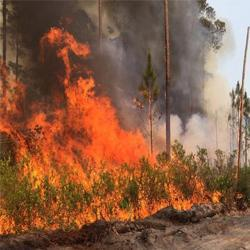
#> input picture fire_detection/0.jpg, 250 x 250 px
$ python -i ColorDetection.py   (imports and definitions only)
#> lines starting #> are read from the running program, lines starting #| are printed output that depends on the picture; after the words box and inside, x2 and y2 are one past the last pixel; in counts of white or black regions, pixels touching at a corner belong together
#> further down, picture is the input picture: shape (250, 250, 3); mean B, G, R 68.2, 93.1, 137.3
import os
import cv2 as cv
import numpy as np
from time import time,sleep
from matplotlib import pyplot as plt

#Color Channel Thresholds - Global
norm_Y_Cb_LB=0.1
norm_Y_Cb_UB=0.4
norm_Cr_Cb_LB=0
norm_Cr_Cb_UB=0.3

# [8 lines left out: function Setup_Parameters, not called in this run]

def Color_Detection(frame):
    #Initialize Fire-Pixel Counter
    pixel=0

    #Initialize Normalization Error/Overflow Counter
    norm_error=0

    #Convert Frame From BGR to YCbCr
    frame_ycbcr=cv.cvtColor(frame,cv.COLOR_BGR2YCR_CB)
#> frame_ycbcr: shape (250, 250, 3); mean of channels 0, 1, 2 103.5, 152.2, 108.1

    #Initialize Zero-Filled Mask Of Frame Size
    mask=np.zeros(([frame_ycbcr.shape[0],frame_ycbcr.shape[1]]))

    #Splitting All Channels
    Y,Cr,Cb=cv.split(frame_ycbcr)
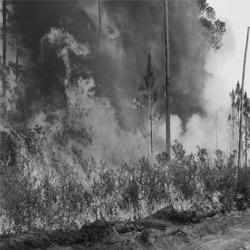
#> Y: shape (250, 250); min 4, max 251, mean 103.5
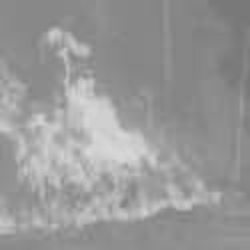
#> Cr: shape (250, 250); min 119, max 216, mean 152.2
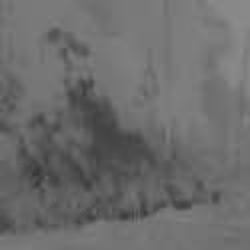
#> Cb: shape (250, 250); min 55, max 140, mean 108.1


    #Calculating Min and Max Bounds Of Each Rule
    #Y_Cb_min=np.min(Y-Cb)
    #Y_Cb_max=np.max(Y-Cb)
    Cr_Cb_min=np.min(Cr-Cb)
#> Cr_Cb_min = 0
    Cr_Cb_max=np.max(Cr-Cb)
#> Cr_Cb_max = 255

    #Iterate Through Each Pixel
    for x in range(frame_ycbcr.shape[1]):
        for y in range(frame_ycbcr.shape[0]):

            #Check Basic Rule
            if frame_ycbcr[y][x][0]>frame_ycbcr[y][x][2] and frame_ycbcr[y][x][1]>frame_ycbcr[y][x][2]:
                #Y_Cb=frame_ycbcr[y][x][0]-frame_ycbcr[y][x][2]
                Cr_Cb=frame_ycbcr[y][x][1]-frame_ycbcr[y][x][2]

                #Perform Normalization To Range [-1,1]
                #norm_Y_Cb=(2*((Y_Cb-Y_Cb_min)/(Y_Cb_max-Y_Cb_min)))-1
                norm_Cr_Cb=(2*((Cr_Cb-Cr_Cb_min)/(Cr_Cb_max-Cr_Cb_min)))-1

                if abs(norm_Cr_Cb)>=norm_Cr_Cb_LB and abs(norm_Cr_Cb)<=norm_Cr_Cb_UB: #and abs(norm_Y_Cb)>=norm_Y_Cb_LB and abs(norm_Y_Cb)<=norm_Y_Cb_UB:
                    mask[y][x]=225
                    pixel+=1
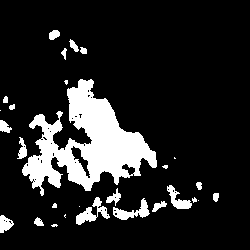
#> mask: shape (250, 250) float64; values 0 (black) and 225 (white), 14.3% white; 28 white regions (9 under 20 px), largest, box (x1, y1, x2, y2) and area: (22, 79, 157, 196) 6890, (76, 197, 110, 225) 362, (113, 198, 150, 220) 325
#> after the loop, pixel = 8924

    #Binary Thresholding -  Channel Reduction
    _,mask=cv.threshold(mask,128,255,cv.THRESH_BINARY)
    return mask,pixel

# [86 lines left out: functions VideoSetup, ExtractFrame, Resize_Frame, Mask_Process, Setup_Plotter, Plot_Graph and 1 more, not called in this run]


# [87 lines not run here, left out]

>>> import cv2
>>> picture = cv2.imread('../0.jpg')
>>> result = Color_Detection(picture)

$ run again, on fire_detection/2.jpg
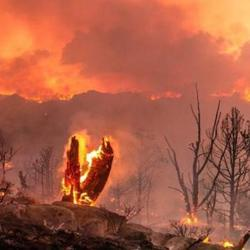
#> input picture fire_detection/2.jpg, 250 x 250 px
#> picture is the input picture: shape (250, 250, 3); mean B, G, R 69.6, 93.2, 169.9
#> frame_ycbcr: shape (250, 250, 3); mean of channels 0, 1, 2 113.4, 168.3, 103.3
#> in Color_Detection, `Y,Cr,Cb=cv.split(frame_ycbcr)`:
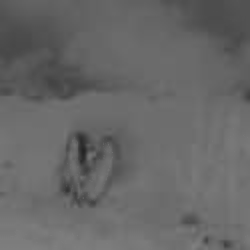
#> Cb: shape (250, 250); min 35, max 128, mean 103.3
#> Cr_Cb_min = 3
#> Cr_Cb_max = 141
#> after the loop in Color_Detection, `for x in range(frame_ycbcr.shape[1]):`:
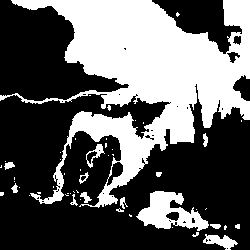
#> mask: shape (250, 250) float64; values 0 (black) and 225 (white), 37.6% white; 52 white regions (38 under 20 px), largest, box (x1, y1, x2, y2) and area: (0, 0, 250, 208) 20980, (136, 191, 209, 231) 1488, (203, 234, 238, 250) 284
#> after the loop in Color_Detection, `for x in range(frame_ycbcr.shape[1]):`: pixel = 23478

$ run again, on fire_detection/3.jpg
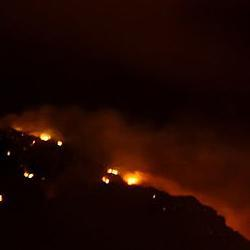
#> input picture fire_detection/3.jpg, 250 x 250 px
#> picture is the input picture: shape (250, 250, 3); mean B, G, R 2.2, 7, 31.4
#> frame_ycbcr: shape (250, 250, 3); mean of channels 0, 1, 2 13.8, 140.6, 121.5
#> in Color_Detection, `Y,Cr,Cb=cv.split(frame_ycbcr)`:
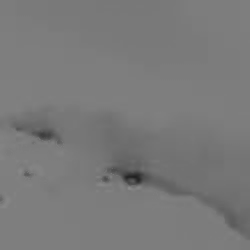
#> Cb: shape (250, 250); min 33, max 140, mean 121.5
#> Cr_Cb_min = 0
#> Cr_Cb_max = 255
#> after the loop in Color_Detection, `for x in range(frame_ycbcr.shape[1]):`:
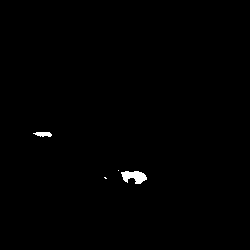
#> mask: shape (250, 250) float64; values 0 (black) and 225 (white), 0.48% white; 4 white regions (2 under 20 px), largest, box (x1, y1, x2, y2) and area: (121, 171, 147, 184) 223, (33, 132, 52, 137) 70
#> after the loop in Color_Detection, `for x in range(frame_ycbcr.shape[1]):`: pixel = 298
